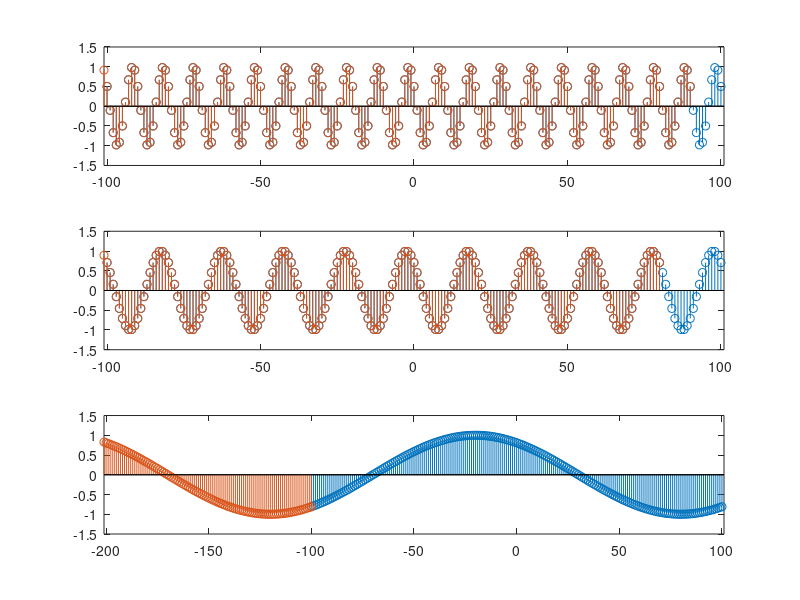
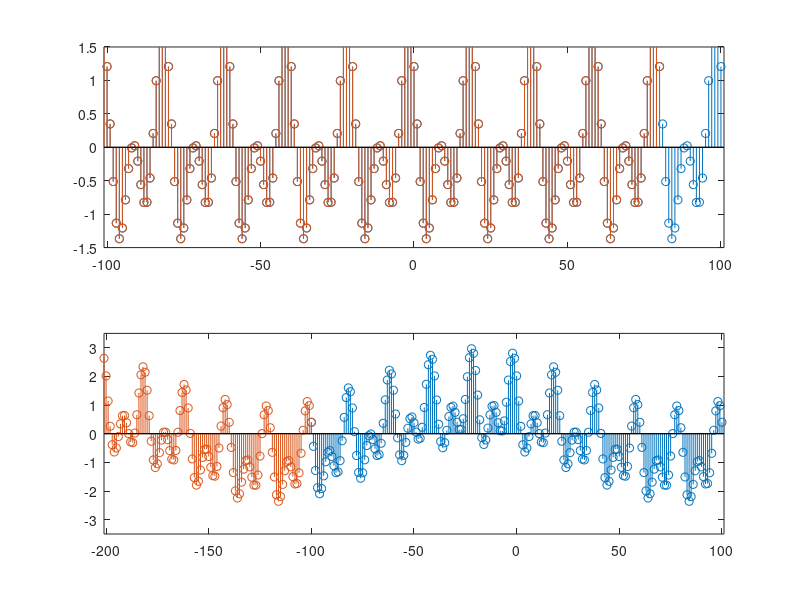

Source code (MATLAB) for these figures, in order:
n = -100:1:100;
x1 = cos(0.2 * pi * n + pi/3);
x2 = cos(0.1 * pi * n + pi/4);
x3 = cos(0.01 * pi * n + pi/5);

% Σχεδιασμός σημάτων x1,x2,x3
subplot(311)
stem(n, x1);
axis([min(n)-1 max(n)+1 -1.5 1.5]);
hold on;

subplot(312)
stem(n, x2);
axis([min(n)-1 max(n)+1 -1.5 1.5]);
hold on;

subplot(313)
stem(n, x3);
axis([min(n)-1 max(n)+1 -1.5 1.5]);
hold on;

% Περιοδικότητα x1,x2,x3
% Tα x1, x2, x3 είναι περιδικά γιατί είναι ημιτονοειδή σήματα
% Θεμελιώδης περίοδος του cos ειναι Ν = 2kπ/Ω
% Για το x1 έχω Ν1 = 2kπ/0.2 = 10kπ = 10π για k = 1
% Άρα ισχύει x1[n] = x1[n + 10] και απο το γράφημα βλέπω ότι είναι ίσα
N1 = 10; 
subplot(311)
stem(n - N1, x1);
axis([min(n)-1 max(n)+1 -1.5 1.5]);

% Για το x2 έχω Ν2 = 2kπ/0.1 = 20kπ = 20π για k = 1
% Άρα ισχύει x2[n] = x2[n + 20] και απο το γράφημα βλέπω ότι είναι ίσα
N2 = 20;
subplot(312)
stem(n - N2, x2);
axis([min(n)-1 max(n)+1 -1.5 1.5]);

% Για το x2 έχω Ν2 = 2kπ/0.01 = 200kπ = 200π για k = 1
% Άρα ισχύει x3[n] = x3[n + 200] και απο το γράφημα βλέπω ότι είναι ίσα

N3 = 200;
subplot(313)
stem(n - N3, x3);
axis([2*min(n)-1 max(n)+1 -1.5 1.5]);


% Σχεδιασμός σημάτων y,z

y = x1 + x2;
z = x1 + x2 + x3;

figure;
subplot(211)
stem(n,y)
axis([min(n)-1 max(n)+1 -1.5 1.5]);
hold on;

subplot(212)
stem(n,z)
axis([min(n)-1 max(n)+1 -3.5 3.5]);
hold on;

% Περιοδικότητα y,z
% Η Θεμελιώδης περίοδος του y θα είναι το ΕΚΠ των Ν1 και Ν2 που είναι οι
% θεμελιώδες περίοδοι το x1 και του x2 που αποτελείται το y
% Άρα Ν4 = ΕΚΠ(10,20) = 20
% Άρα ισχύει y[n] = y[n + 20] και απο το γράφημα βλέπω ότι είναι ίσα

N4 = 20;
subplot(211)
stem(n - N4,y)
axis([min(n)-1 max(n)+1 -1.5 1.5]);

% Η Θεμελιώδης περίοδος του z θα είναι το ΕΚΠ των Ν1,Ν2,N3
% Άρα Ν5 = ΕΚΠ(10,20,200) = 200
% Άρα ισχύει z[n] = z[n + 200] και απο το γράφημα βλέπω ότι είναι ίσα

N5 = 200;
subplot(212)
stem(n - N5,z)
axis([2*min(n)-1 max(n)+1 -3.5 3.5]);
